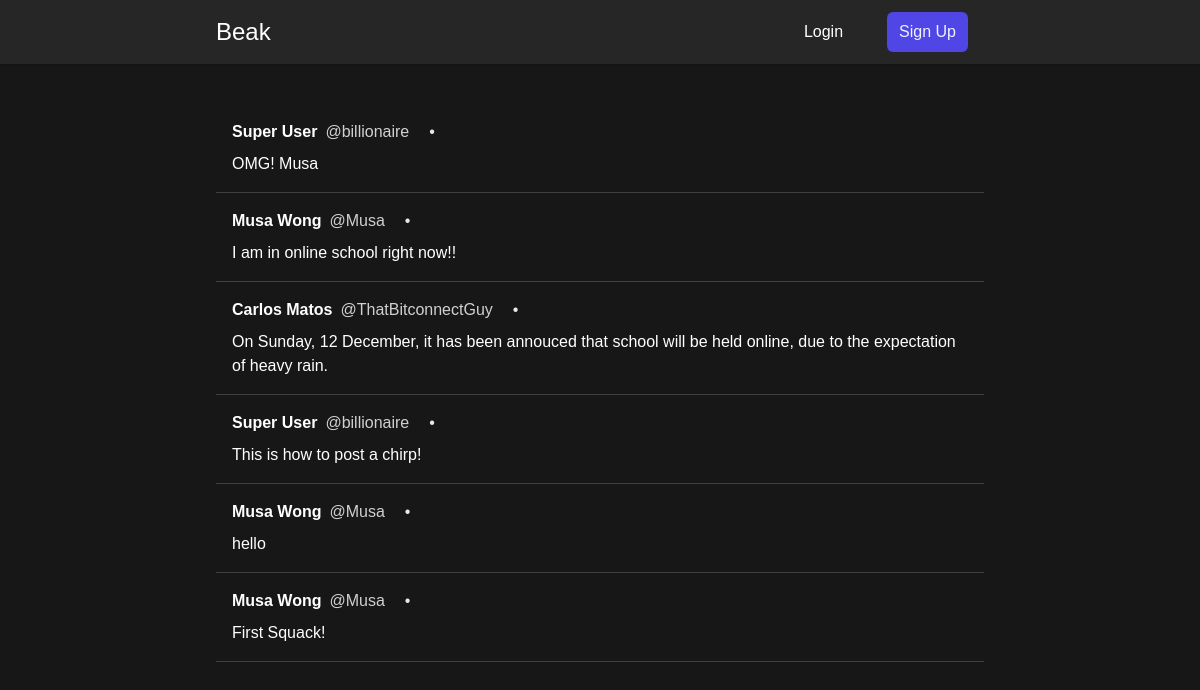
Before: / with the older database file.
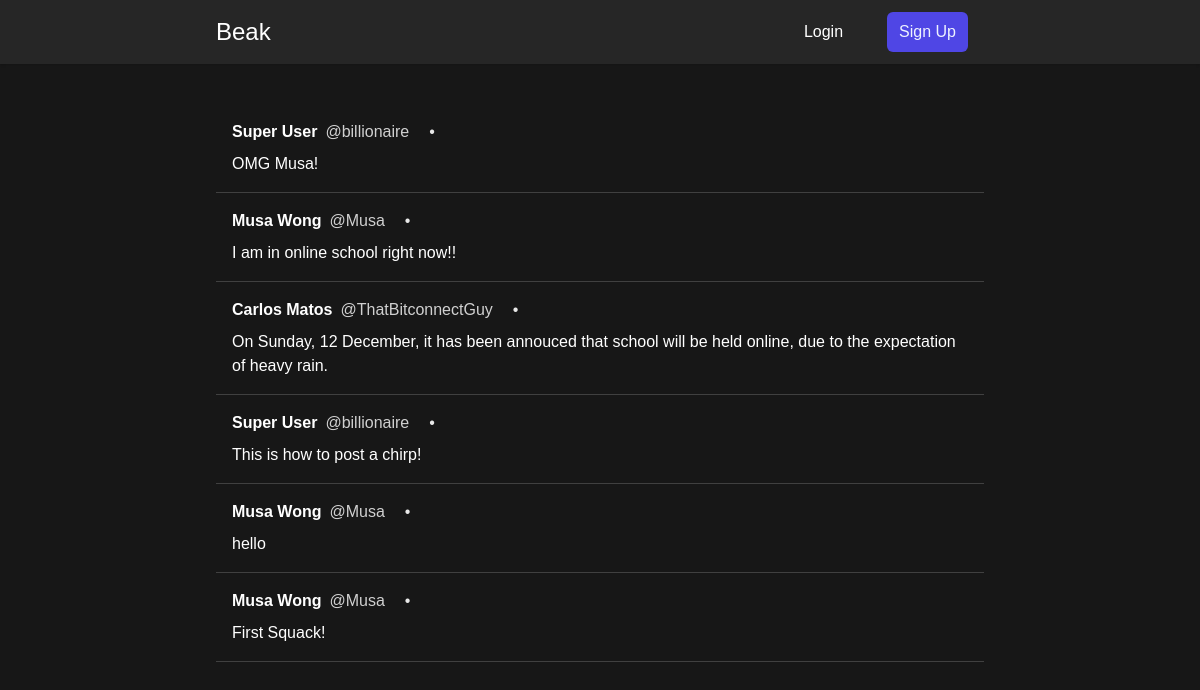
After: the same page with the newer database file.
### chirps/models.py (models this page shows)
class Chirp(models.Model):
    id = ShortUUIDField(primary_key=True)
    content = models.TextField(max_length=280)
    date_chirped = models.DateTimeField(default=timezone.now)
    author = models.ForeignKey(User, on_delete=models.CASCADE)

### ui/views.py (the view)
# urls.py: 2. Add a URL to urlpatterns:  path('', views.home, name='home')
def home(request):
    user = request.user
    if request.method == "POST":
        form = CreateChirpForm(request.POST)
        if form.is_valid:
            content = request.POST.get("content")
            chirp = Chirp(content=content, author=user)
            chirp.save()
            messages.success(
                request, "Chirped Successfully")
            return redirect("ui-home")
    else:
        form = CreateChirpForm()
    context = {"chirps": Chirp.objects.order_by('date_chirped').reverse(), "form": form}
    return render(request, "ui/home.html", context)

### ui/templates/ui/home.html (shortened to what this page needs)
{% extends "ui/base.html" %} {% block content %}
<div>
  {% for chirp in chirps %}
  {% include 'chirps/chirp_component.html' %}
  <hr />
  {% endfor %}
</div>
{% endblock content %}

### chirps/templates/chirps/chirp_component.html (shortened to what this page needs)
<article
onclick="window.location.href = '{% url 'view-chirp' username=chirp.author id=chirp.id %}';"
  class="p-4 cursor-pointer {% if chirp.author == user %}bg-neutral-200 dark:bg-zinc-800 dark:bg-opacity-20{% endif %} hover:bg-neutral-200 dark:hover:bg-neutral-800 hover:bg-opacity-30 dark:hover:bg-opacity-30 transition-colors"
  x-data="{ date: dayjs('{{ chirp.date_chirped|date:'c' }}').fromNow() }" @click="console.log('hello world')">
  <div class="flex items-center gap-5 mb-2">
    <div class="flex gap-2">
      <a href="{% url 'profile' chirp.author %}" class="font-bold hover:underline">{{ chirp.author.get_full_name }}</a>
      <p class="opacity-80">@{{ chirp.author.username }}</p>
    </div>
    <p class="opacity-90">&#x2022;</p>
  </div>
  <h1>{{ chirp.content }}</h1>
</article>

Changed rows visible on the page:
changed Chirp: content "OMG! Musa" → "OMG Musa!"
